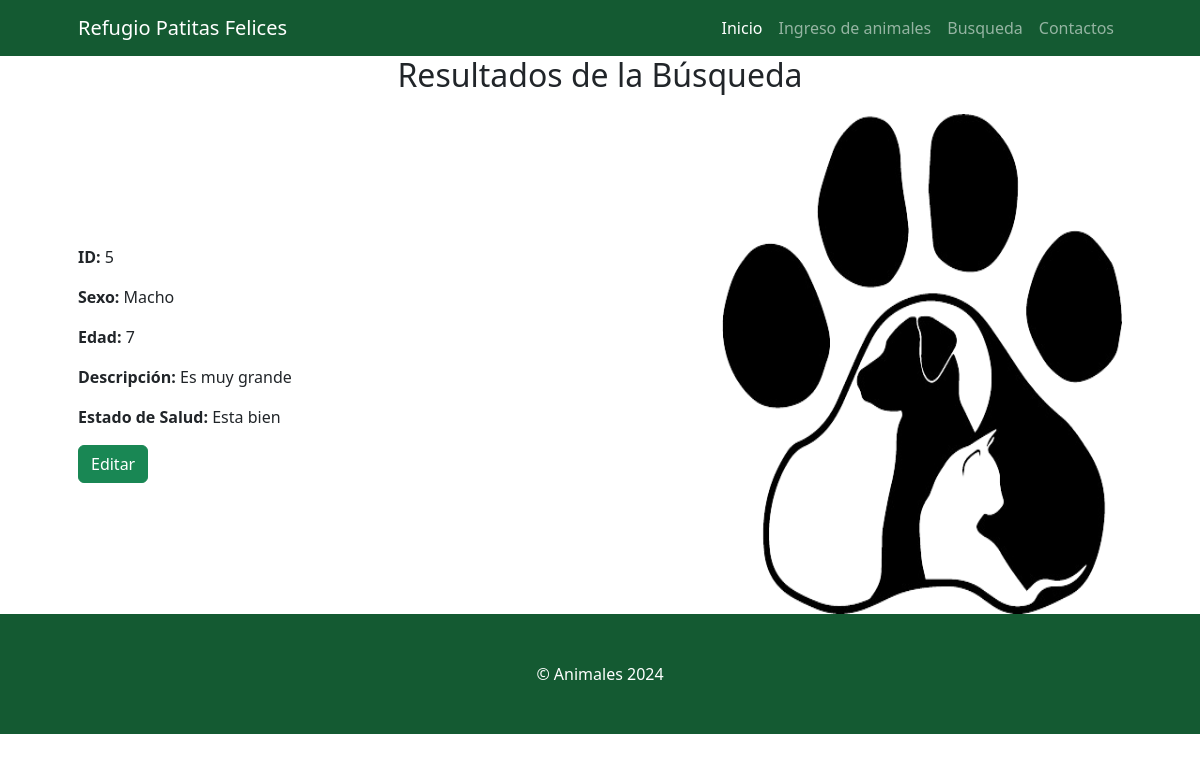
/resultados_busqueda/5/, run on the app's committed database.
### App/models.py (models this page shows, shortened)
class Animal(models.Model):
    TIPO_ANIMAL_CHOICES = [
        ('perro', 'Perro'),
        ('gato', 'Gato'),
    ]
    codigo_registro = models.CharField(max_length=36, unique=True, blank=False, null=False)
    tipo_animal = models.CharField(max_length=50, choices=TIPO_ANIMAL_CHOICES, null=True, blank=True)
    sexo = models.CharField(max_length=10)
    edad = models.IntegerField()
    descripcion = models.TextField()
    estado_salud = models.CharField(max_length=50)
    class Meta:
        app_label = 'App'

### App/views.py (the view)
# urls.py: path('resultados_busqueda/<int:id>/', views.resultados_busqueda, name='resultados_busqueda'),
def resultados_busqueda(request, id):
    try:
        animal = Animal.objects.get(id=id)
        return render(request, 'core/resultados_busqueda.html', {'animal': animal})
    except Animal.DoesNotExist:
        return render(request, 'core/error.html', {'mensaje': 'Animal no encontrado'})

### App/templates/core/resultados_busqueda.html
{% extends 'home.html' %}
{% load static %}
{% block contenido %}
  <h2 style="text-align: center; margin-bottom: 20px;">Resultados de la Búsqueda</h2>
  <div style="display: flex; justify-content: space-between; align-items: center; gap: 20px;">
    <div style="flex-grow: 1;">
      {% if animal %}
        <p><strong>ID:</strong> {{ animal.id }}</p>
        <p><strong>Sexo:</strong> {{ animal.sexo }}</p>
        <p><strong>Edad:</strong> {{ animal.edad }}</p>
        <p><strong>Descripción:</strong> {{ animal.descripcion }}</p>
        <p><strong>Estado de Salud:</strong> {{ animal.estado_salud }}</p>
        <a href="{% url 'editar_animal' animal.id %}" class="btn btn-success">Editar</a>
      {% else %}
        <p>Animal no encontrado.</p>
      {% endif %}
    </div>
    <img src="{% static 'core/assets/gato.png' %}" alt="Gato" height="500" width="400" style="display:block; margin-left:auto; margin-right:0;" />
  </div>
{% endblock %}

### data on the page
Animal: id "5", sexo "Macho", edad "7", descripcion "Es muy grande", estado_salud "Esta bien"
